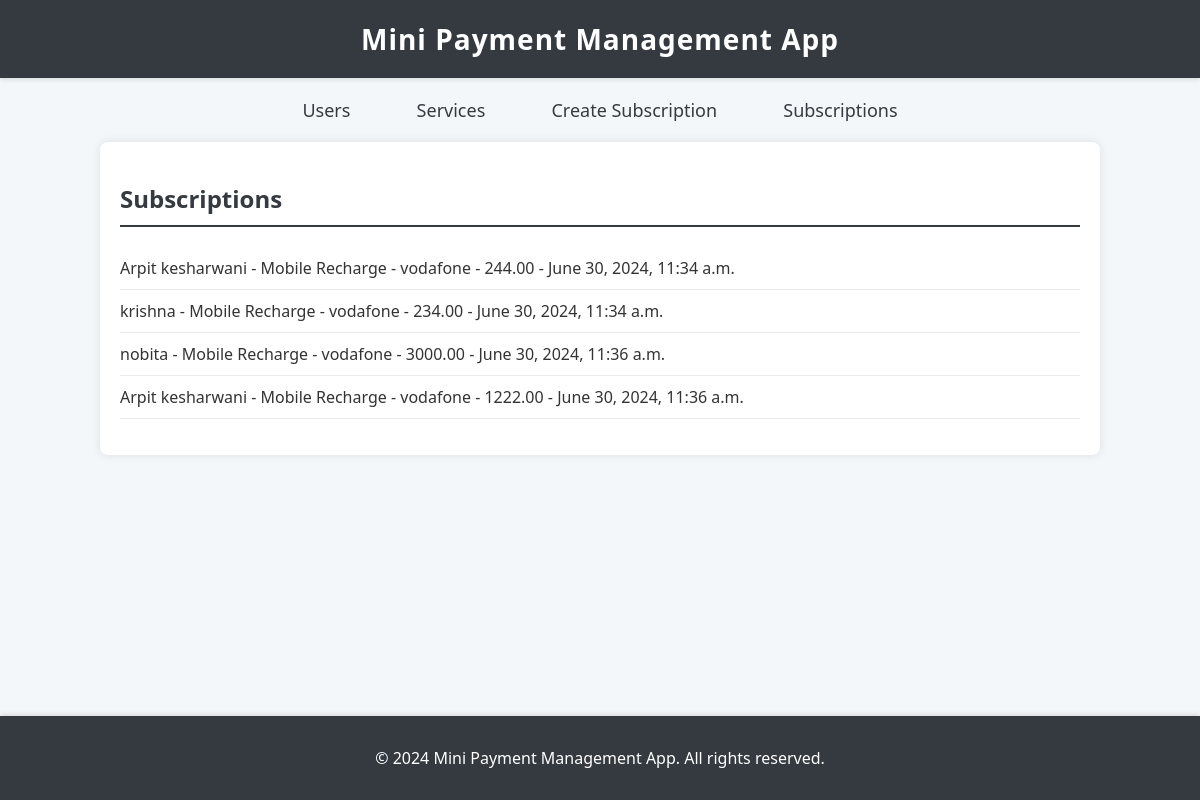
The app's page /subscriptions_details/ with its own data.
### subscriptions/models.py (models this page shows, shortened)
class Subscription(models.Model):
    user = models.ForeignKey(ServiceUser, on_delete=models.CASCADE)
    service = models.ForeignKey(Service, on_delete=models.CASCADE)
    amount = models.DecimalField(max_digits=10, decimal_places=2)
    date_created = models.DateTimeField(auto_now_add=True)
    transaction_id = models.CharField(max_length=20, unique=True)

class ServiceUser(models.Model):
    GENDER_CHOICES = [
        ('M', 'Male'),
        ('F', 'Female'),
        ('O', 'Other'),
    ]
    name = models.CharField(max_length=100)
    email = models.EmailField(unique=True)
    age = models.PositiveIntegerField()
    gender = models.CharField(max_length=1, choices=GENDER_CHOICES)
    def __str__(self):
        return self.name

class Service(models.Model):
    SERVICE_CHOICES = [
        ('MR', 'Mobile Recharge'),
        ('DR', 'DTH Recharge'),
        ('IP', 'Insurance Payment'),
    ]
    PAYMENT_CHOICES = [
        ('UPI', 'UPI'),
        ('IB', 'Internet Banking'),
        ('CP', 'Card Payment'),
    ]
    type = models.CharField(max_length=2, choices=SERVICE_CHOICES, unique=True)
    mode_of_payment = models.CharField(max_length=3, choices=PAYMENT_CHOICES)
    company = models.CharField(max_length=100)
    def __str__(self):
        return f"{self.get_type_display()} - {self.company}"

### subscriptions/views.py (the view)
# urls.py: path('subscriptions_details/', subscription_list, name='subscription_list'),
def subscription_list(request):
    subscriptions = Subscription.objects.all()
    return render(request, 'subscriptions/subscription_list.html', {'subscriptions': subscriptions})

### subscriptions/templates/subscriptions/subscription_list.html
{% extends 'base.html' %} {% block content %}
<h2>Subscriptions</h2>
<ul>
  {% for subscription in subscriptions %}
  <li>
    {{ subscription.user }} - {{ subscription.service }} -
    {{subscription.amount}} - {{ subscription.date_created }}
  </li>
  {% endfor %}
</ul>
{% endblock %}

### subscriptions/templates/base.html (shortened to what this page needs)
<!DOCTYPE html>
<html lang="en">
  <head>
  </head>
  <body>
    <header>
      <h1>Mini Payment Management App</h1>
    </header>
    <nav>
      <a href="{% url 'user_list' %}">Users</a>
      <a href="{% url 'service_list' %}">Services</a>
      <a href="{% url 'create_subscription' %}">Create Subscription</a>
      <a href="{% url 'subscription_list' %}">Subscriptions</a>
    </nav>
    <div class="container">{% block content %} {% endblock %}</div>
    <div class="footer">
      <p>&copy; 2024 Mini Payment Management App. All rights reserved.</p>
    </div>
  </body>
</html>

### subscriptions/templates/base.html (style rules this page uses)
body { font-family: 'Segoe UI', Tahoma, Geneva, Verdana, sans-serif; background-color: #f4f7f9; margin: 0; padding: 0; color: #333; }
header { background-color: #343a40; color: white; padding: 20px 0; text-align: center; box-shadow: 0 2px 4px rgba(0, 0, 0, 0.1); }
header h1 { margin: 0; font-size: 28px; letter-spacing: 1px; }
nav { margin: 20px 0; text-align: center; }
nav a { color: #343a40; text-decoration: none; margin: 0 15px; font-size: 18px; padding: 8px 16px; border-radius: 4px; transition: background-color 0.3s, color 0.3s; }
.container { width: 80%; margin: 20px auto; padding: 20px; background-color: white; border-radius: 8px; box-shadow: 0 0 10px rgba(0, 0, 0, 0.1); }
h2 { color: #343a40; border-bottom: 2px solid #343a40; padding-bottom: 10px; }
ul { list-style-type: none; padding: 0; }
ul li { padding: 10px 0; border-bottom: 1px solid #eaeaea; }
.footer { background-color: #343a40; color: white; text-align: center; padding: 15px 0; position: fixed; width: 100%; bottom: 0; box-shadow: 0 -2px 4px rgba(0, 0, 0, 0.1); }

### records on screen
Subscription: user "Arpit kesharwani", service "Mobile Recharge - vodafone", amount "244.00", date_created "June 30, 2024, 11:34 a.m."
Subscription: user "krishna", service "Mobile Recharge - vodafone", amount "234.00", date_created "June 30, 2024, 11:34 a.m."
Subscription: user "nobita", service "Mobile Recharge - vodafone", amount "3000.00", date_created "June 30, 2024, 11:36 a.m."
Subscription: user "Arpit kesharwani", service "Mobile Recharge - vodafone", amount "1222.00", date_created "June 30, 2024, 11:36 a.m."
